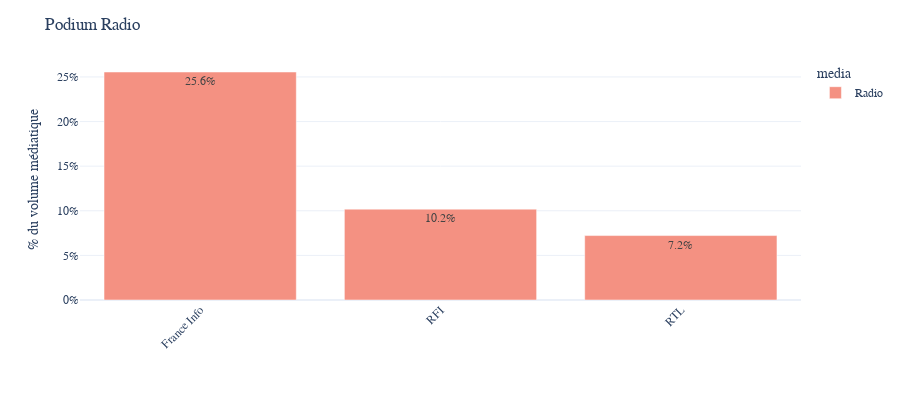

The cell this chart's notebook holds for it:
### Code cell
# Multiplier for one channel = n_mentions * 2 min / (60 minutes * 18h * n_days)
multiplier = 2 / (1 * 60 * 18 * 1)

fig = show_mentions_by_channel(data,list_of_channels=top_channels_radio,n = 3,
                               method = multiplier,height = 400,text_auto = ".1%")

fig.update_layout(yaxis_tickformat='0%',
                  title = "Podium Radio",
                  font_family="Poppins",yaxis_title="% du volume médiatique",xaxis_title = "")
fig.update_traces(marker_color='#f49182')
fig

### Figure 1 — Plotly figure (JSON) as saved in the notebook; plotly's stock layout.template omitted (floating-point values rounded to 4 significant figures)
{"data": [{"alignmentgroup": "True", "hovertemplate": "media=Radio<br>channel_name=%{x}<br>count=%{y}<extra></extra>", "legendgroup": "Radio", "marker": {"color": "#f49182", "pattern": {"shape": ""}}, "name": "Radio", "offsetgroup": "Radio", "orientation": "v", "showlegend": true, "textposition": "auto", "texttemplate": "%{y:.1%}", "type": "bar", "x": ["France Info", "RFI", "RTL"], "xaxis": "x", "y": [0.2556, 0.1019, 0.07222], "yaxis": "y"}], "layout": {"barmode": "relative", "font": {"family": "Poppins"}, "height": 400, "legend": {"title": {"text": "media"}, "tracegroupgap": 0}, "margin": {"b": 100, "t": 60}, "title": {"text": "Podium Radio"}, "xaxis": {"anchor": "y", "categoryarray": ["France Info", "RFI", "RTL"], "categoryorder": "array", "domain": [0, 1], "tickangle": -45, "title": {"text": ""}}, "yaxis": {"anchor": "x", "domain": [0, 1], "tickformat": "0%", "title": {"text": "% du volume médiatique"}}}}
